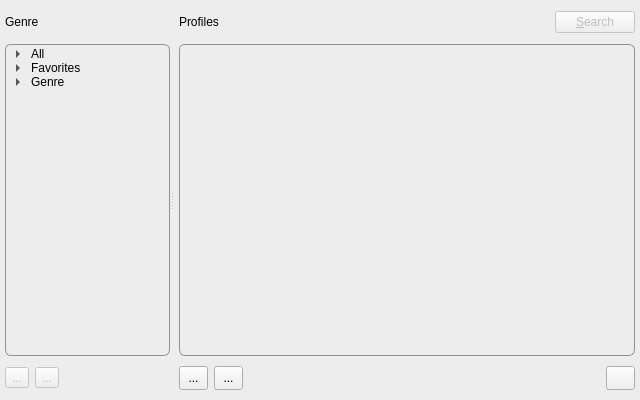
<?xml version="1.0" encoding="UTF-8"?>
<ui version="4.0">
 <class>UiProfileBase</class>
 <widget class="QWidget" name="UiProfileBase">
  <property name="geometry">
   <rect>
    <x>0</x>
    <y>0</y>
    <width>640</width>
    <height>400</height>
   </rect>
  </property>
  <property name="minimumSize">
   <size>
    <width>640</width>
    <height>400</height>
   </size>
  </property>
  <property name="windowTitle">
   <string/>
  </property>
  <property name="styleSheet">
   <string notr="true">#UiProfileBase {
  background-color: #ededed;
}

QLabel {
  background-color:transparent;
}

QAbstractScrollArea {
  background-color:transparent;
}

QListView, QTreeWidget {
  padding-top: 2px;
  padding-left: 2px;
  border: 1px solid #8f8f91;
  border-radius: 6px;
}
</string>
  </property>
  <layout class="QVBoxLayout" name="verticalLayout_2">
   <property name="spacing">
    <number>0</number>
   </property>
   <property name="margin">
    <number>0</number>
   </property>
   <item>
    <widget class="QSplitter" name="splitter">
     <property name="orientation">
      <enum>Qt::Horizontal</enum>
     </property>
     <widget class="QWidget" name="widget" native="true">
      <property name="minimumSize">
       <size>
        <width>170</width>
        <height>340</height>
       </size>
      </property>
      <property name="maximumSize">
       <size>
        <width>170</width>
        <height>16777215</height>
       </size>
      </property>
      <layout class="QVBoxLayout" name="verticalLayout">
       <property name="spacing">
        <number>0</number>
       </property>
       <property name="leftMargin">
        <number>5</number>
       </property>
       <property name="topMargin">
        <number>0</number>
       </property>
       <property name="rightMargin">
        <number>0</number>
       </property>
       <property name="bottomMargin">
        <number>0</number>
       </property>
       <item>
        <widget class="QLabel" name="label">
         <property name="minimumSize">
          <size>
           <width>0</width>
           <height>44</height>
          </size>
         </property>
         <property name="text">
          <string>Genre</string>
         </property>
        </widget>
       </item>
       <item>
        <widget class="QTreeWidget" name="m_treeWidgetGenre">
         <property name="focusPolicy">
          <enum>Qt::NoFocus</enum>
         </property>
         <property name="autoScroll">
          <bool>true</bool>
         </property>
         <property name="showDropIndicator" stdset="0">
          <bool>false</bool>
         </property>
         <property name="verticalScrollMode">
          <enum>QAbstractItemView::ScrollPerItem</enum>
         </property>
         <property name="headerHidden">
          <bool>true</bool>
         </property>
         <column>
          <property name="text">
           <string>Genre</string>
          </property>
         </column>
         <item>
          <property name="text">
           <string>All</string>
          </property>
          <property name="icon">
           <iconset resource="../../resource/dboxfe.qrc">
            <normaloff>:/images/search</normaloff>:/images/search</iconset>
          </property>
          <item>
           <property name="text">
            <string>0-9</string>
           </property>
          </item>
          <item>
           <property name="text">
            <string>A-Z</string>
           </property>
          </item>
         </item>
         <item>
          <property name="text">
           <string>Favorites</string>
          </property>
          <property name="icon">
           <iconset resource="../../resource/dboxfe.qrc">
            <normaloff>:/images/favorite</normaloff>:/images/favorite</iconset>
          </property>
          <item>
           <property name="text">
            <string>0-9</string>
           </property>
          </item>
          <item>
           <property name="text">
            <string>A-Z</string>
           </property>
          </item>
         </item>
         <item>
          <property name="text">
           <string>Genre</string>
          </property>
          <property name="icon">
           <iconset resource="../../resource/dboxfe.qrc">
            <normaloff>:/images/notice</normaloff>:/images/notice</iconset>
          </property>
          <item>
           <property name="text">
            <string>Action</string>
           </property>
          </item>
          <item>
           <property name="text">
            <string>Adventure</string>
           </property>
          </item>
          <item>
           <property name="text">
            <string>Racing</string>
           </property>
          </item>
          <item>
           <property name="text">
            <string>RPG</string>
           </property>
          </item>
          <item>
           <property name="text">
            <string>Shooter</string>
           </property>
          </item>
          <item>
           <property name="text">
            <string>Simulation</string>
           </property>
          </item>
          <item>
           <property name="text">
            <string>Sports</string>
           </property>
          </item>
          <item>
           <property name="text">
            <string>Strategy</string>
           </property>
          </item>
         </item>
        </widget>
       </item>
       <item>
        <widget class="QWidget" name="mWidgetGenreOption" native="true">
         <property name="minimumSize">
          <size>
           <width>0</width>
           <height>44</height>
          </size>
         </property>
         <layout class="QHBoxLayout" name="horizontalLayout">
          <property name="margin">
           <number>0</number>
          </property>
          <item>
           <widget class="QToolButton" name="m_toolBtnAddGenre">
            <property name="enabled">
             <bool>false</bool>
            </property>
            <property name="text">
             <string>...</string>
            </property>
            <property name="icon">
             <iconset resource="../../resource/dboxfe.qrc">
              <normaloff>:/images/insert</normaloff>:/images/insert</iconset>
            </property>
           </widget>
          </item>
          <item>
           <widget class="QToolButton" name="m_toolBtnRemoveGenre">
            <property name="enabled">
             <bool>false</bool>
            </property>
            <property name="text">
             <string>...</string>
            </property>
            <property name="icon">
             <iconset resource="../../resource/dboxfe.qrc">
              <normaloff>:/images/remove</normaloff>:/images/remove</iconset>
            </property>
           </widget>
          </item>
          <item>
           <spacer name="horizontalSpacerToolButton">
            <property name="orientation">
             <enum>Qt::Horizontal</enum>
            </property>
            <property name="sizeHint" stdset="0">
             <size>
              <width>92</width>
              <height>17</height>
             </size>
            </property>
           </spacer>
          </item>
         </layout>
        </widget>
       </item>
      </layout>
     </widget>
     <widget class="QWidget" name="">
      <layout class="QVBoxLayout" name="verticalLayoutProfileBase">
       <property name="spacing">
        <number>0</number>
       </property>
       <property name="leftMargin">
        <number>5</number>
       </property>
       <property name="rightMargin">
        <number>5</number>
       </property>
       <item>
        <widget class="QWidget" name="m_widgetProfile" native="true">
         <property name="minimumSize">
          <size>
           <width>0</width>
           <height>44</height>
          </size>
         </property>
         <layout class="QVBoxLayout" name="verticalLayoutWidgetProfile">
          <property name="margin">
           <number>0</number>
          </property>
          <item>
           <layout class="QHBoxLayout" name="horizontalLayoutProfile">
            <item>
             <widget class="QLabel" name="labelProfile">
              <property name="minimumSize">
               <size>
                <width>115</width>
                <height>32</height>
               </size>
              </property>
              <property name="text">
               <string>Profiles</string>
              </property>
             </widget>
            </item>
            <item>
             <spacer name="horizontalSpacer">
              <property name="orientation">
               <enum>Qt::Horizontal</enum>
              </property>
              <property name="sizeHint" stdset="0">
               <size>
                <width>40</width>
                <height>20</height>
               </size>
              </property>
             </spacer>
            </item>
            <item>
             <widget class="QPushButton" name="mButtonSearch">
              <property name="enabled">
               <bool>false</bool>
              </property>
              <property name="text">
               <string>&amp;Search</string>
              </property>
              <property name="icon">
               <iconset resource="../../resource/dboxfe.qrc">
                <normaloff>:/images/search</normaloff>:/images/search</iconset>
              </property>
             </widget>
            </item>
           </layout>
          </item>
         </layout>
        </widget>
       </item>
       <item>
        <widget class="asaal::ProfileView" name="mListViewProfiles">
         <property name="focusPolicy">
          <enum>Qt::NoFocus</enum>
         </property>
        </widget>
       </item>
       <item>
        <widget class="QWidget" name="m_widgetProfileOption" native="true">
         <property name="minimumSize">
          <size>
           <width>0</width>
           <height>44</height>
          </size>
         </property>
         <layout class="QVBoxLayout" name="verticalLayoutWidgetProfileOption">
          <property name="margin">
           <number>0</number>
          </property>
          <item>
           <layout class="QHBoxLayout" name="horizontalLayoutProfileOption">
            <item>
             <widget class="QToolButton" name="mToolButtonNewProfile">
              <property name="minimumSize">
               <size>
                <width>29</width>
                <height>24</height>
               </size>
              </property>
              <property name="text">
               <string>...</string>
              </property>
              <property name="icon">
               <iconset resource="../../resource/dboxfe.qrc">
                <normaloff>:/images/insert</normaloff>:/images/insert</iconset>
              </property>
             </widget>
            </item>
            <item>
             <widget class="QToolButton" name="mToolButtonRefresh">
              <property name="minimumSize">
               <size>
                <width>29</width>
                <height>24</height>
               </size>
              </property>
              <property name="text">
               <string>...</string>
              </property>
              <property name="icon">
               <iconset resource="../../resource/dboxfe.qrc">
                <normaloff>:/images/reload</normaloff>:/images/reload</iconset>
              </property>
             </widget>
            </item>
            <item>
             <widget class="QLabel" name="mLableProfileCount">
              <property name="minimumSize">
               <size>
                <width>115</width>
                <height>24</height>
               </size>
              </property>
              <property name="text">
               <string/>
              </property>
              <property name="alignment">
               <set>Qt::AlignCenter</set>
              </property>
             </widget>
            </item>
            <item>
             <widget class="QToolButton" name="mToolButtonGoHome">
              <property name="minimumSize">
               <size>
                <width>29</width>
                <height>24</height>
               </size>
              </property>
              <property name="text">
               <string/>
              </property>
              <property name="icon">
               <iconset resource="../../resource/dboxfe.qrc">
                <normaloff>:/images/gohome</normaloff>:/images/gohome</iconset>
              </property>
             </widget>
            </item>
           </layout>
          </item>
         </layout>
        </widget>
       </item>
      </layout>
     </widget>
    </widget>
   </item>
  </layout>
  <zorder>splitter</zorder>
  <zorder>widget</zorder>
  <zorder>m_treeWidgetGenre</zorder>
 </widget>
 <customwidgets>
  <customwidget>
   <class>asaal::ProfileView</class>
   <extends>QListView</extends>
   <header>profileview.h</header>
  </customwidget>
 </customwidgets>
 <resources>
  <include location="../../resource/dboxfe.qrc"/>
 </resources>
 <connections/>
</ui>
